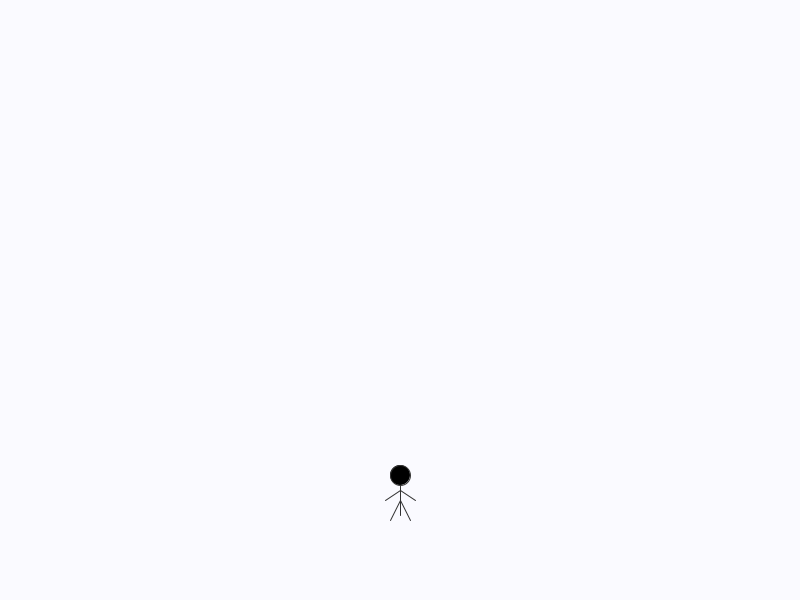
Frame 1 (no input)
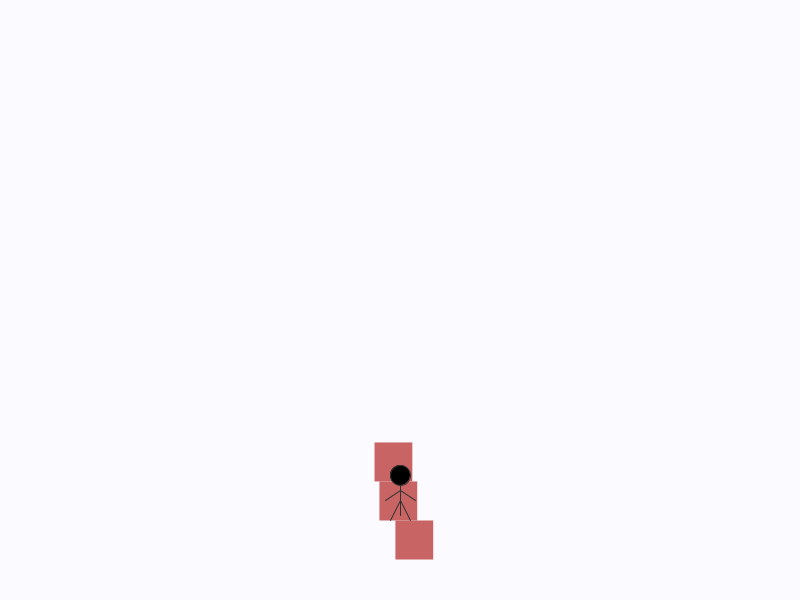
Frame 60 (the mouse pressed at the canvas centre just before this capture)
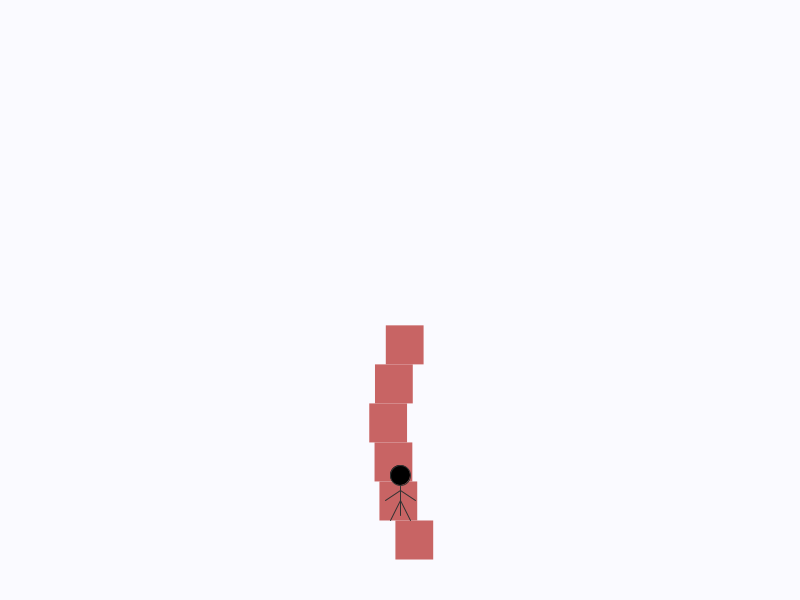
Frame 120 (the mouse held since frame 60 and released just before this capture)

The Processing sketch that drew these frames (run headless with seeded random() and noise(); from frame 60 on, the mouse is pressed at the canvas centre):

// Processing sketch: sketch_250511n
// ── sketch_250511n.pde
ArrayList<Tower> oldTowers = new ArrayList<Tower>();
Tower currentTower;
PVector builderPos;
int state = 0; // 0: building, 1: collapse, 2: wait
int buildTimer = 0;
int collapseDelay = 120;
int waitTime = 60;

color[] palette = {
  color(200, 100, 100),
  color(100, 160, 200),
  color(120, 200, 140),
  color(180, 130, 220)
};

void setup() {
  size(800, 600);
  frameRate(30);
  builderPos = new PVector(width / 2, height - 100);
  startNewTower();
}

void draw() {
  background(250, 250, 255, 20); // fading background for ghost effect
  
  // Draw previous towers
  for (Tower t : oldTowers) {
    t.display(true);
  }

  // Draw current tower
  if (state == 0) {
    currentTower.build();
    if (currentTower.isComplete()) {
      state = 1;
      buildTimer = frameCount;
    }
  } else if (state == 1) {
    if (frameCount - buildTimer > collapseDelay) {
      currentTower.triggerCollapse();
      state = 2;
    }
  } else if (state == 2) {
    currentTower.collapseStep();
    if (currentTower.isCollapsed()) {
      oldTowers.add(currentTower);
      waitTime--;
      if (waitTime <= 0) {
        startNewTower();
        waitTime = 60;
        state = 0;
      }
    }
  }

  currentTower.display(false);
  drawBuilder();
}

// --- CLASSES & FUNCTIONS ---

void startNewTower() {
  currentTower = new Tower(width/2, height - 60, int(random(5, 12)));
}

class Block {
  PVector pos, vel;
  float w, h;
  color c;
  boolean falling = false;

  Block(float x, float y, float w_, float h_, color col) {
    pos = new PVector(x, y);
    vel = new PVector(random(-0.5, 0.5), 0);
    w = w_;
    h = h_;
    c = col;
  }

  void fall() {
    falling = true;
  }

  void update() {
    if (falling) {
      vel.y += 0.5;
      pos.add(vel);
      if (pos.y > height - h/2) {
        pos.y = height - h/2;
        vel.y *= -0.3;
      }
    }
  }

  void display(boolean ghost) {
    noStroke();
    if (ghost) {
      fill(c, 50);
    } else {
      fill(c);
    }
    rectMode(CENTER);
    rect(pos.x, pos.y, w, h);
  }
}

class Tower {
  ArrayList<Block> blocks = new ArrayList<Block>();
  float baseX, baseY;
  int totalBlocks;
  int built = 0;
  boolean collapsing = false;
  boolean complete = false;
  float blockW, blockH;
  color blockColor;

  Tower(float x, float y, int count) {
    baseX = x;
    baseY = y;
    totalBlocks = count;
    blockW = random(30, 60);
    blockH = random(20, 40);
    blockColor = palette[int(random(palette.length))];
  }

  void build() {
    if (built < totalBlocks && frameCount % 20 == 0) {
      float offset = random(-20, 20);
      blocks.add(new Block(baseX + offset, baseY - built * blockH, blockW, blockH, blockColor));
      built++;
      if (built >= totalBlocks) complete = true;
    }
  }

  boolean isComplete() {
    return complete;
  }

  void triggerCollapse() {
    collapsing = true;
    for (Block b : blocks) {
      b.fall();
    }
  }

  void collapseStep() {
    for (Block b : blocks) {
      b.update();
    }
  }

  boolean isCollapsed() {
    for (Block b : blocks) {
      if (b.pos.y < height - b.h / 2 - 1) return false;
    }
    return true;
  }

  void display(boolean ghost) {
    for (Block b : blocks) {
      b.display(ghost);
    }
  }
}

void drawBuilder() {
  pushMatrix();
  translate(builderPos.x, builderPos.y);
  stroke(50);
  fill(0);
  ellipse(0, -25, 20, 20); // head
  line(0, -15, 0, 15); // body
  line(0, 0, -10, 20); // leg
  line(0, 0, 10, 20);  // leg
  line(0, -10, -15, 0); // arm
  line(0, -10, 15, 0);  // arm
  popMatrix();
}
